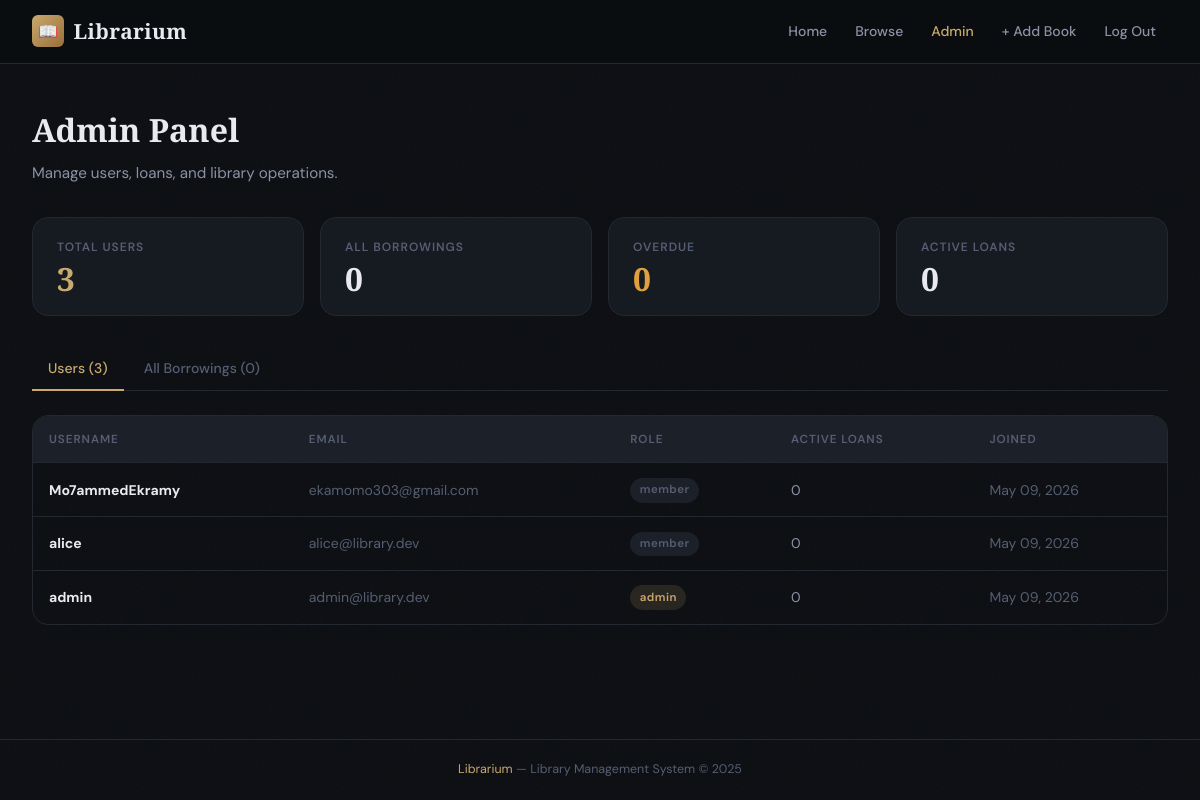
Page /admin (signed in) on the earlier database version.
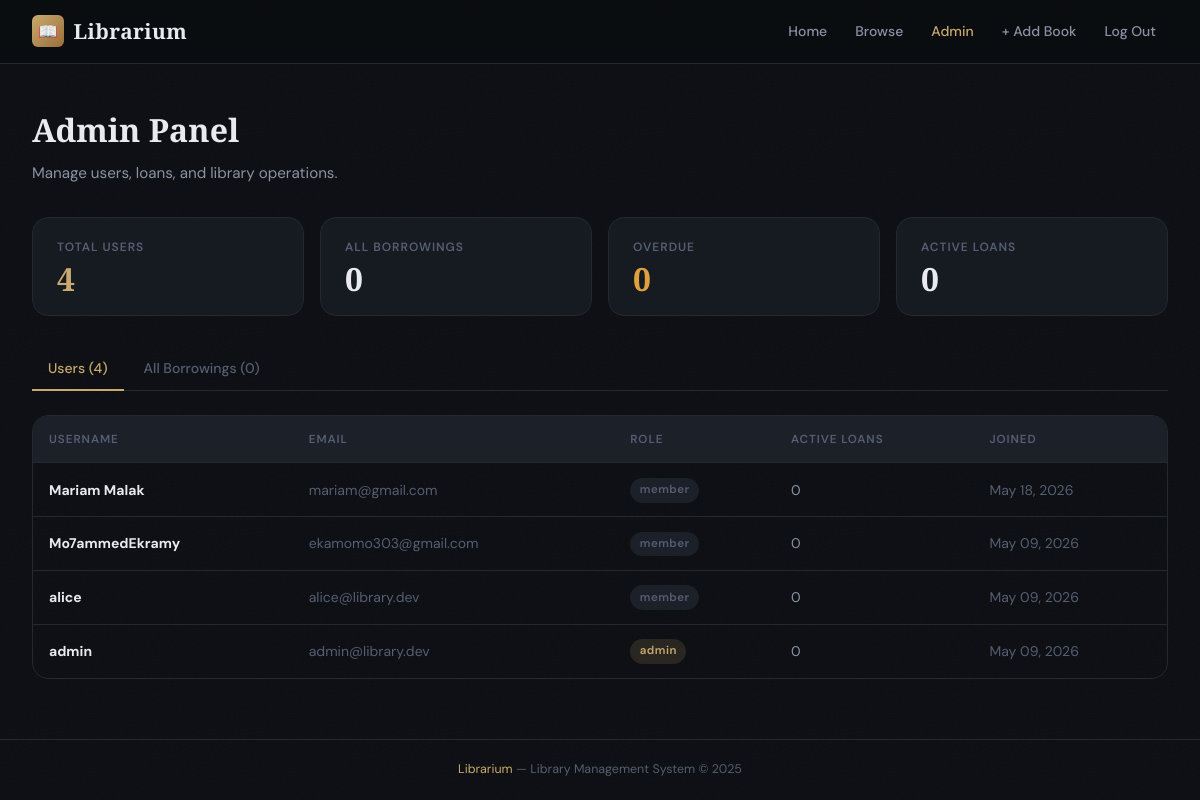
Same page on the later database version.
### models.py (models this page shows, shortened)
class User(db.Model):
    __tablename__ = "users"
    id = db.Column(db.Integer, primary_key=True)
    username = db.Column(db.String(80), unique=True, nullable=False, index=True)
    email = db.Column(db.String(120), unique=True, nullable=False, index=True)
    password_hash = db.Column(db.String(256), nullable=False)
    role = db.Column(db.String(20), nullable=False, default="member")  # 'admin' | 'member'
    created_at = db.Column(db.DateTime, default=datetime.utcnow)
    borrowings = db.relationship("Borrowing", backref="user", lazy="dynamic")
    @property
    def is_admin(self):
        return self.role == "admin"
    @property
    def active_borrowings_count(self):
        return self.borrowings.filter_by(status="borrowed").count()

### routes.py (the view)
@main.route("/admin")
@admin_required
def admin_panel():
    users = User.query.order_by(User.created_at.desc()).all()
    all_borrowings = (
        Borrowing.query
        .join(User).join(Book)
        .order_by(Borrowing.borrow_date.desc())
        .all()
    )
    overdue = [b for b in all_borrowings if b.is_overdue]
    return render_template("admin.html", users=users, all_borrowings=all_borrowings, overdue=overdue, now=datetime.utcnow())

### routes.py (called while the page is built)
def admin_required(f):
    @wraps(f)
    def decorated(*args, **kwargs):
        if "user_id" not in session:
            flash("Please log in to continue.", "warning")
            return redirect(url_for("main.login"))
        user = User.query.get(session["user_id"])
        if not user or not user.is_admin:
            flash("Administrator access required.", "danger")
            return redirect(url_for("main.dashboard"))
        return f(*args, **kwargs)
    return decorated

def current_user():
    if "user_id" in session:
        return User.query.get(session["user_id"])
    return None

@main.context_processor
def inject_user():
    return {"current_user": current_user()}

### templates/admin.html (shortened to what this page needs)
{% extends "base.html" %}
{% block content %}
<div class="page-header">
  <h1>Admin Panel</h1>
  <p>Manage users, loans, and library operations.</p>
</div>
<div class="stats-grid" style="grid-template-columns:repeat(auto-fit,minmax(160px,1fr))">
  <div class="stat-card">
    <span class="stat-label">Total Users</span>
    <span class="stat-value accent">{{ users|length }}</span>
  </div>
  <div class="stat-card">
    <span class="stat-label">All Borrowings</span>
    <span class="stat-value">{{ all_borrowings|length }}</span>
  </div>
  <div class="stat-card">
    <span class="stat-label">Overdue</span>
    <span class="stat-value" style="color:var(--warning)">{{ overdue|length }}</span>
  </div>
  <div class="stat-card">
    <span class="stat-label">Active Loans</span>
    <span class="stat-value">{{ all_borrowings|selectattr('status','equalto','borrowed')|list|length }}</span>
  </div>
</div>
<div class="tabs">
  <a class="tab active" href="#users" onclick="showTab('users',this)">Users ({{ users|length }})</a>
  <a class="tab" href="#loans" onclick="showTab('loans',this)">All Borrowings ({{ all_borrowings|length }})</a>
</div>
<div id="tab-users">
  <div class="table-wrap">
    <table>
      <thead>
        <tr><th>Username</th><th>Email</th><th>Role</th><th>Active Loans</th><th>Joined</th></tr>
      </thead>
      <tbody>
        {% for u in users %}
        <tr>
          <td><strong>{{ u.username }}</strong></td>
          <td class="text-muted">{{ u.email }}</td>
          <td><span class="badge badge-{{ u.role }}">{{ u.role }}</span></td>
          <td>{{ u.active_borrowings_count }}</td>
          <td class="text-muted">{{ u.created_at.strftime('%b %d, %Y') }}</td>
        </tr>
        {% endfor %}
      </tbody>
    </table>
  </div>
</div>
{% endblock %}

### templates/base.html (shortened to what this page needs)
<!DOCTYPE html>
<html lang="en">
<head>
  <link rel="stylesheet" href="{{ url_for('static', filename='css/style.css') }}">
</head>
<body>
<nav>
  <a href="{{ url_for('main.dashboard') }}" class="nav-brand">
    <div class="nav-brand-icon">📖</div>
    <span class="nav-brand-text">Librarium</span>
  </a>
  <div class="nav-links">
    <a href="{{ url_for('main.dashboard') }}" class="nav-link {% if request.endpoint == 'main.dashboard' %}active{% endif %}">Home</a>
    <a href="{{ url_for('main.books') }}"     class="nav-link {% if request.endpoint == 'main.books' %}active{% endif %}">Browse</a>
    {% if current_user %}
      {% if current_user.is_admin %}
        <a href="{{ url_for('main.admin_panel') }}" class="nav-link accent">Admin</a>
        <a href="{{ url_for('main.add_book') }}" class="nav-link">+ Add Book</a>
      {% endif %}
      <a href="{{ url_for('main.logout') }}" class="nav-link">Log Out</a>
    {% else %}
      <a href="{{ url_for('main.login') }}" class="nav-link">Log In</a>
      <a href="{{ url_for('main.register') }}" class="nav-link nav-btn">Join Free</a>
    {% endif %}
  </div>
</nav>
<main>
  {% block content %}{% endblock %}
</main>
<footer>
  <span>Librarium</span> &mdash; Library Management System &copy; {{ 2025 }}
</footer>
</body>
</html>

Differences in the rows shown:
added User: username "Mariam Malak", email "mariam@gmail.com", role "member", active_borrowings_count "0", created_at "May 18, 2026"
Other differences:
{{ users|length }}: "3" → "4"
